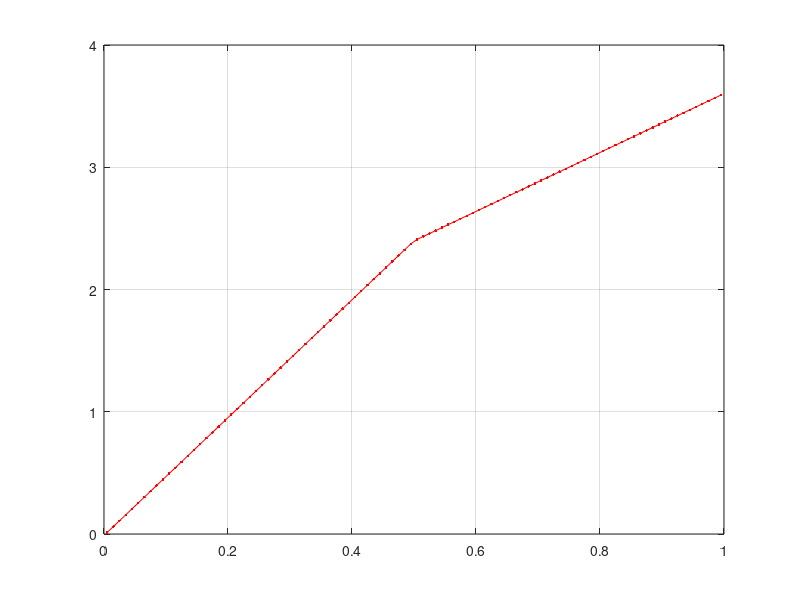

Write MATLAB code to recreate this figure.
clc
clear all
close all

L=1;
N=100;
K1 = 200;
K2 = 400;
H = 10;

Tdg = 0;
Tad = 100;

w = L/N*ones(1, N);

% centres des cellules
x = zeros(1, N);
width = w(1);
x(1)=w(1)/2;
for i=2:N
    x(i) = x(i-1)+w(i);
end
K = K1*(x < L/2) + K2*(x >= L/2);
assert(length(K) == N);

A = sparse(N, N);
b = zeros(N, 1);
for i=2:N-1
    % contribution de l'interface (i-1 | i)
    hm = w(i-1)/2; Km = K(i-1);
    hp = w(i  )/2; Kp = K(i);  
    Keff = (hm+hp)/(hm/Km + hp/Kp);
    A(i, i-1) = -Keff/(x(i)-x(i-1));
    A(i, i  ) = +Keff/(x(i)-x(i-1));
    
    % contribution de l'interface (i | i+1)
    hm = w(i  )/2;  Km = K(i  );
    hp = w(i+1)/2;  Kp = K(i+1);    
    Keff = (hm+hp)/(hm/Km + hp/Kp);
    A(i, i+1) =          -Keff/(x(i+1)-x(i));
    A(i, i  ) = A(i, i) + Keff/(x(i+1)-x(i));
end

% contribution de la CL Dirichlet sur le bord gauche
A(1, 1) =  2*Km/w(1);
b(1)    =  2*Km/w(1)*Tdg;

% contribution de l'interface (1 | 2)
hm = w(1)/2;  Km = K(1);
hp = w(2)/2;  Kp = K(2);
Keff = (hm+hp)/(hm/Km + hp/Kp);

A(1, 1) =  A(1, 1)  +Keff/(x(2)-x(1));
A(1, 2) =           -Keff/(x(2)-x(1));

% contribution de la CL Neumann sur le bord droit
A(N, N) =  H*2*Kp/(2*Kp+H*w(N));
b(N)    =  H*2*Kp/(2*Kp+H*w(N))*Tad;

% contribution de l'interface (N-1 | N)
hm = w(N-1)/2;  Km = K(N-1);   
hp = w(N  )/2;  Kp = K(N  );
Keff = (hm+hp)/(hm/Km + hp/Kp);

A(N, N  ) =  A(N, N) +Keff/(x(N)-x(N-1));
A(N, N-1) =          -Keff/(x(N)-x(N-1));

T = A\b;
plot(x, T, 'r.-')
grid on
